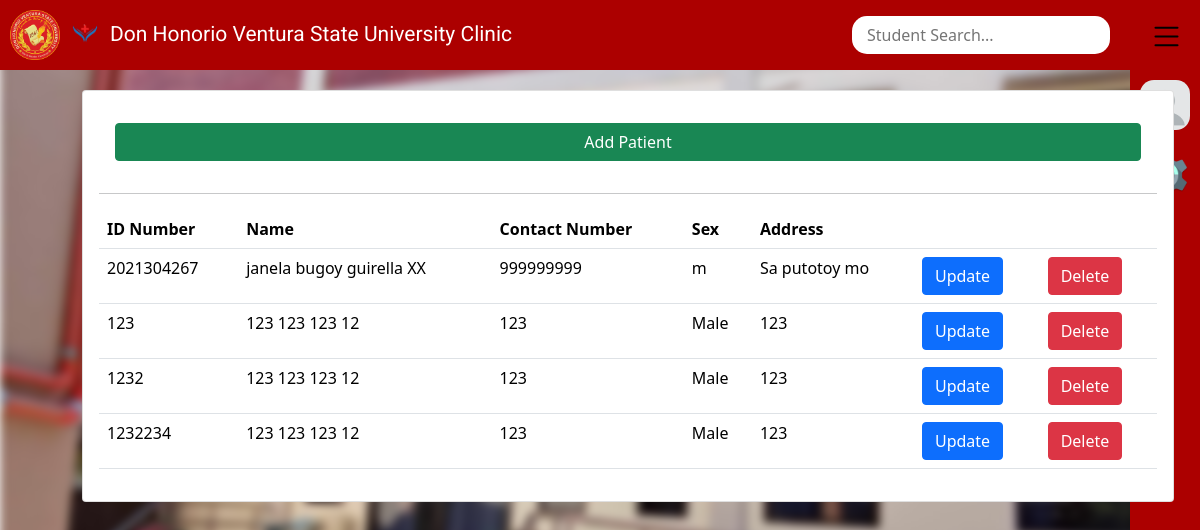
Page /cms/patientdata/ (signed in) on the committed database.
### cms/models.py (models this page shows, shortened)
class patient(models.Model):
    created_at = models.DateField(default=timezone.now)
    unique_number = models.CharField(unique=True, max_length=10)
    first_name = models.CharField(max_length=100)
    middle_name = models.CharField(max_length=100)
    last_name = models.CharField(max_length=100)
    suffix = models.CharField(max_length=2, blank=True, null=True)
    SEX_CHOICES = [
        ("Male", "Male"),
        ("Female", "Female"),
    ]
    sex = models.CharField(max_length=6, choices=SEX_CHOICES)
    age = models.PositiveIntegerField(default=0)
    address = models.CharField(max_length=100)
    course = models.CharField(max_length=100, blank=True, null=True)
    year = models.PositiveIntegerField(blank=True, null=True)
    section = models.CharField(max_length=100, blank=True, null=True)
    contact_number = models.PositiveIntegerField(default=0)
    emergency_number = models.PositiveIntegerField(default=0)
    personal_email = models.CharField(max_length=100)

### cms/views.py (the view)
# urls.py: path('patientdata/', views.patientdata_view, name="Patient Data"),
@login_required(login_url="Login")
def patientdata_view(request):
    patients = patient.objects.all().order_by('-created_at')
    context = {'patients':patients}
    return render(request, 'cms/patient-data.html', context)

### cms/templates/cms/patient-data.html (shortened to what this page needs)
{% extends "cms/base.html" %}
{% block content %}
<div class="container m-5">
    <div class="row">
        <div class="col">
            <div class="card card-body">
                <a class="btn btn-success m-3 btn-block" href= {% url "Patient Add" %}>
                    Add Patient
                <hr>
                <table class="table">
                    <tr>
                        <th>ID Number</th>
                        <th>Name</th>
                        <th>Contact Number</th>
                        <th>Sex</th>
                        <th>Address</th>
                        <th></th>
                        <th></th>
                    </tr>
                    {% for patient in patients %}
                    <tr>
                        <td>{{patient.unique_number}}</td>
                        <td>{{patient.first_name}} {{patient.middle_name}} {{patient.last_name}} {{patient.suffix}}</th>
                        <td>{{patient.contact_number}}</td>
                        <td>{{patient.sex}}</td>
                        <td>{{patient.address}}</td>
                        <td><a href=""><button class="btn btn-primary" type="button">Update</button></a></td>
                        <td><a href=""><button class="btn btn-danger" type="button">Delete</button></a></td>
                    </tr>
                    {% endfor %}
                </table>
            </div>
        </div>
    </div>
</div>
{% endblock content %}

### cms/templates/cms/base.html (shortened to what this page needs)
{% load bootstrap5 %}
{% bootstrap_css %}
{% load static %}
<!DOCTYPE html>
<html lang="en">
    <head>
        <link href="https://cdn.jsdelivr.net/npm/bootstrap@5.0.2/dist/css/bootstrap.min.css" rel="stylesheet">
        <link rel="stylesheet" href="{% static 'cms/dashboard/Main-Menu.css' %}">
    </head>
    <body>
        <div class="header">
            <div class="left-section">
                <div class="dhvsu">
                    <img class="dhvsu-logo-header" src="{% static 'cms/dashboard/Don_Honorio_Ventura_State_University_logo.png' %}" alt="">
                </div>
                <div class="clinic">
                    <img class="hospital-logo" src="{% static 'cms/dashboard/hospital-logo.png' %}" alt="">
                </div>
                <div class="title">
                    Don Honorio Ventura State University Clinic
                </div>
            </div>
            <div class="right-section">
                <div class="search-section">
                    <input class="search-student" type="text" placeholder="Student Search...">
                </div>
                <div class="sleeping-line">
                    <a href="{% url "Dashboard" %}">
                        <img class="list-part" src="{% static 'cms/dashboard/list.svg' %}" alt="">
                    </a>
                </div>
            </div>
        </div>
        <div class="sidebar">
            <div class="dp-part">
                <a href="">
                </a>
            </div>
            <div class="settings-part">
                <a href="{% url 'admin:index' %}">
                </a>
            </div>
        </div>
        {% block content %}
        {% endblock %}
    </body>

### cms/static/cms/dashboard/Main-Menu.css (style rules this page uses)
body { margin-top: 90px; margin-left: 10px; }
.header { background-color: rgb(172, 0, 0); color: white; position: fixed; top: 0; right: 0; left: 0; height: 70px; display: flex; flex-direction: row; align-items: center; justify-content: space-between; }
.left-section { display: flex; flex-direction: row; align-items: center; }
.dhvsu { margin-left: 10px; width: 50px; }
.dhvsu-logo-header { width: 50px; height: 50px; }
.hospital-logo { width: 50px; }
.title { font-family: Roboto, Arial; font-size: 21px; }
.right-section { display: flex; flex-direction: row; align-items: center; justify-content: space-between; }
.search-student { width: 100%; max-width: 400px; box-sizing: border-box; margin-left: 10px; padding-left: 15px; padding-top: 7px; padding-bottom: 7px; border: none; border-radius: 15px; }
.sleeping-line { padding-left: 19px; padding-right: 16px; padding-top: 17px; padding-bottom: 15px; margin-left: 30px; cursor: pointer; }
.list-part { width: 35px; }
.sidebar { background-color: rgb(172, 0, 0); position: fixed; top: 70px; right: 0; bottom: 0; width: 70px; display: flex; flex-direction: column; align-items: center; }
.dp-part { padding-top: 10px; padding-bottom: 10px; padding-right: 10px; padding-left: 10px; cursor: pointer; }
.settings-part { padding-bottom: 10px; padding-right: 10px; padding-left: 10px; cursor: pointer; }

### rows in the picture
patient: unique_number "2021304267", first_name "janela", middle_name "bugoy", last_name "guirella", suffix "XX", contact_number "999999999", sex "m", address "Sa putotoy mo"
patient: unique_number "123", first_name "123", middle_name "123", last_name "123", suffix "12", contact_number "123", sex "Male", address "123"
patient: unique_number "1232", first_name "123", middle_name "123", last_name "123", suffix "12", contact_number "123", sex "Male", address "123"
patient: unique_number "1232234", first_name "123", middle_name "123", last_name "123", suffix "12", contact_number "123", sex "Male", address "123"
